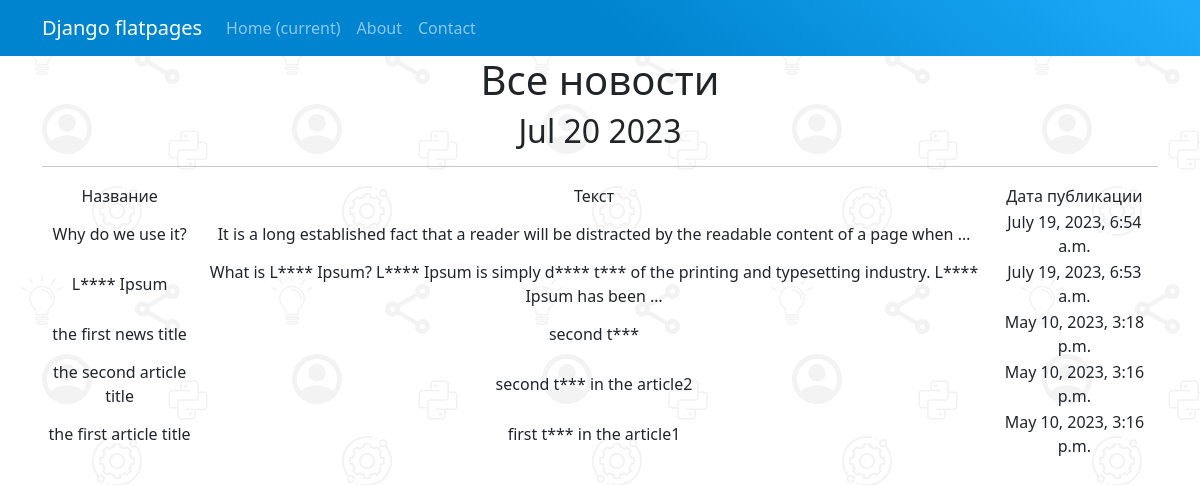
Page /news/ on the committed database.
### NewsPortal/models.py (models this page shows, shortened)
class Post(models.Model):
    author = models.ForeignKey(Author, on_delete=models.CASCADE)
    ARTICLE = 'ART'
    NEWS = 'NWS'
    CATEGORY_CHOICES = (
        (ARTICLE, 'Статья'),
        (NEWS, 'Новость')
    )
    categoryType = models.CharField(
        max_length=3, choices=CATEGORY_CHOICES, default=ARTICLE)
    dateCreation = models.DateTimeField(auto_now_add=True)
    postCategory = models.ManyToManyField(Category, through='PostCategory')
    title = models.CharField(max_length=128)
    text = models.TextField()
    rating = models.IntegerField(default=0)

### NewsPortal/views.py (the view)
# urls.py: path('', PostView.as_view()),
class PostView(ListView):
    template_name = 'news.html'
    context_object_name = 'posts'
    queryset = Post.objects.all().order_by('-dateCreation')
    def get_context_data(self, **kwargs):
        context = super().get_context_data(**kwargs)
        context['time_now'] = datetime.utcnow()
        return context

### NewsPortal/templatetags/censor.py (called while the page is built)
@register.filter()
def censor_profanities(value):
    words = value.split()
    for idx, word in enumerate(words):
        lower_word = word.lower()
        if lower_word in [prof.lower() for prof in PROFANITIES]:
            censored_word = word[0] + '*' * (len(word) - 1)
            words[idx] = censored_word
    return ' '.join(words)

### templates/news.html (shortened to what this page needs)
{% extends 'flatpages/default.html' %}
{% load censor %}
{% load custom_tags %}
{% block content %}
<h1>Все новости</h1>
<h2>{{ time_now|date:"M d Y" }}</h2>
<hr>
{% if posts %}
<table>
    <tr>
        <td>Название</td>
        <td>Текст</td>
        <td>Дата публикации</td>
    </tr>
    {% for post in posts %}
    <tr>
        <td>{{ post.title|censor_profanities }}</td>
        <td>{{ post.text|truncatewords:20|censor_profanities }}</td>
        <td>{{ post.dateCreation }}</td>
    </tr>
    {% endfor %}
</table>
{% else %}
<h2>Новостей нет</h2>
{% endif %}
{% endblock content %}

### templates/flatpages/default.html (shortened to what this page needs)
<!DOCTYPE html>
<html lang="en">
<head>
    {% load static %}
    <link href="{% static 'css/styles.css' %}" rel="stylesheet" />
</head>
<body>
    <nav class="navbar navbar-expand-lg navbar-dark bg-dark static-top">
        <div class="container">
            <a class="navbar-brand" href="#">Django flatpages</a>
            <div class="collapse navbar-collapse" id="navbarResponsive">
                <ul class="navbar-nav ml-auto">
                    <li class="nav-item active">
                        <a class="nav-link" href="#">Home
                            <span class="sr-only">(current)</span>
                        </a>
                    </li>
                    <li class="nav-item">
                        <a class="nav-link" href="/about/">About</a>
                    </li>
                    <li class="nav-item">
                        <a class="nav-link" href="/contacts/">Contact</a>
                    </li>
                </ul>
            </div>
        </div>
    </nav>
    <div class="container">
        <div class="row">
            <div class="col-lg-12 text-center">
                {% block content %}
                {% endblock content %}
            </div>
        </div>
</body>
</html>

### rows in the picture
Post: title|censor_profanities "Why do we use it?", text|censor_profanities "It is a long established fact that a reader will be distracted by the readable content of a page when …", dateCreation "July 19, 2023, 6:54 a.m."
Post: title|censor_profanities "L**** Ipsum", text|censor_profanities "What is L**** Ipsum? L**** Ipsum is simply d**** t*** of the printing and typesetting industry. L**** Ipsum has been …", dateCreation "July 19, 2023, 6:53 a.m."
Post: title|censor_profanities "the first news title", text|censor_profanities "second t***", dateCreation "May 10, 2023, 3:18 p.m."
Post: title|censor_profanities "the second article title", text|censor_profanities "second t*** in the article2", dateCreation "May 10, 2023, 3:16 p.m."
Post: title|censor_profanities "the first article title", text|censor_profanities "first t*** in the article1", dateCreation "May 10, 2023, 3:16 p.m."

### other values in the picture
{{ time_now|date:"M d Y" }} "Jul 20 2023"
